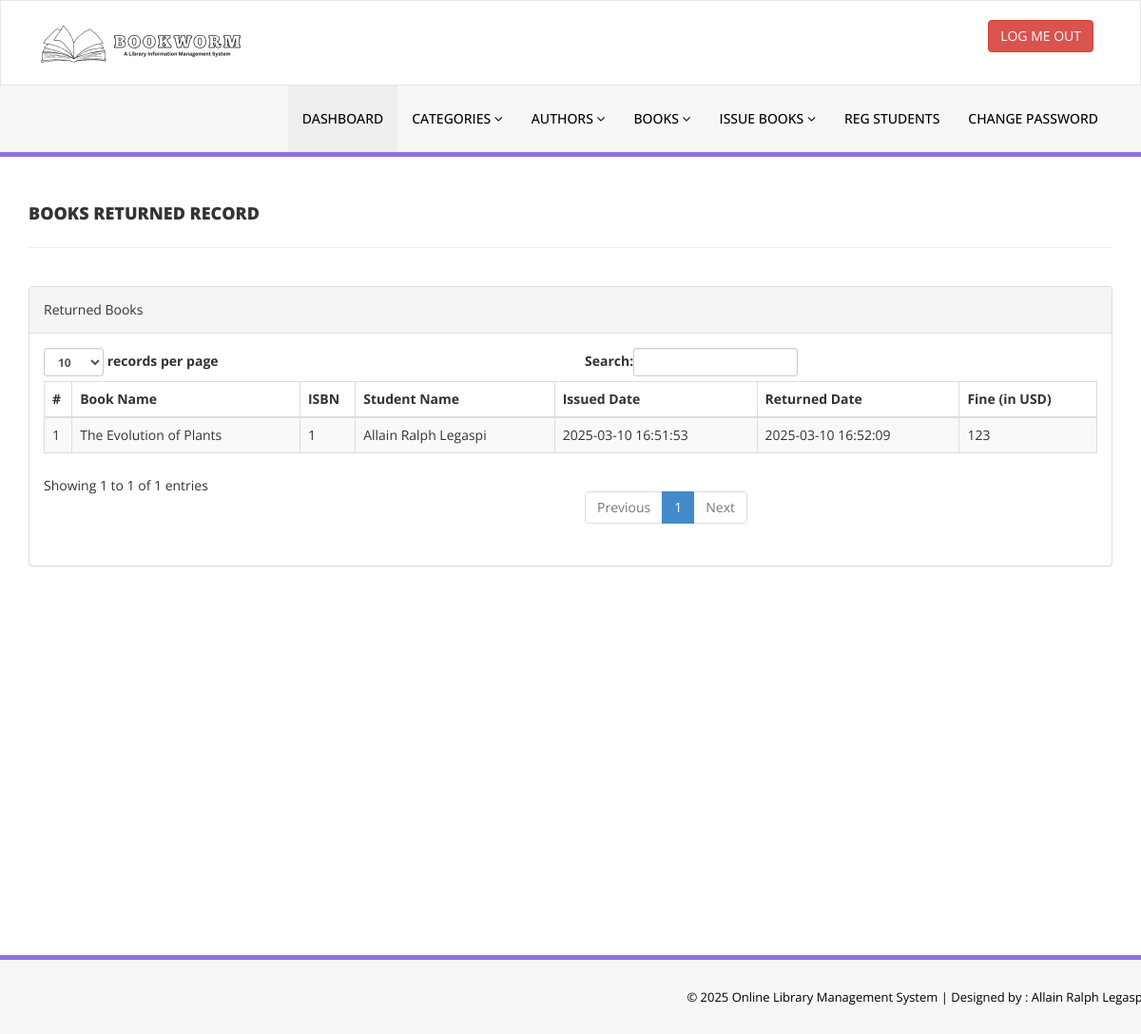
The page /admin/books-returned-record.php (signed in) on the database its author committed.
### tables this page shows
CREATE TABLE `tblissuedbookdetails` (
  `id` int(11) NOT NULL,
  `BookId` int(11) DEFAULT NULL,
  `StudentID` varchar(150) DEFAULT NULL,
  `IssuesDate` timestamp NULL DEFAULT current_timestamp(),
  `ReturnDate` timestamp NULL DEFAULT NULL ON UPDATE current_timestamp(),
  `RetrunStatus` int(1) DEFAULT NULL,
  `fine` int(11) DEFAULT NULL
);

CREATE TABLE `tblbooks` (
  `id` int(11) NOT NULL,
  `BookName` varchar(255) DEFAULT NULL,
  `CatId` int(11) DEFAULT NULL,
  `AuthorId` int(11) DEFAULT NULL,
  `ISBNNumber` int(11) DEFAULT NULL,
  `BookPrice` int(11) DEFAULT NULL,
  `RegDate` timestamp NULL DEFAULT current_timestamp(),
  `UpdationDate` timestamp NULL DEFAULT NULL ON UPDATE current_timestamp(),
  `Stock` int(11) DEFAULT 0
);

CREATE TABLE `tblstudents` (
  `id` int(11) NOT NULL,
  `StudentId` varchar(100) DEFAULT NULL,
  `FullName` varchar(120) DEFAULT NULL,
  `EmailId` varchar(120) DEFAULT NULL,
  `MobileNumber` char(11) DEFAULT NULL,
  `Password` varchar(120) DEFAULT NULL,
  `Status` int(1) DEFAULT NULL,
  `RegDate` timestamp NULL DEFAULT current_timestamp(),
  `UpdationDate` timestamp NULL DEFAULT NULL ON UPDATE current_timestamp()
);

### admin/books-returned-record.php (the view, shortened to what this page needs)
<?php
include('includes/config.php');
if (strlen($_SESSION['alogin']) == 0) {
    header('location:index.php');
} else {
?>
<!DOCTYPE html>
<html xmlns="http://www.w3.org/1999/xhtml">
<head>
    <link href="assets/css/bootstrap.css" rel="stylesheet" />
    <link href="assets/css/font-awesome.css" rel="stylesheet" />
    <link href="assets/css/style.css" rel="stylesheet" />
</head>
<body>
    <?php include('includes/header.php'); ?>
    <div class="content-wrapper">
        <div class="container">
            <div class="row pad-botm">
                <div class="col-md-12">
                    <h4 class="header-line">BOOKS RETURNED RECORD</h4>
                </div>
            </div>
            <div class="row">
                <div class="col-md-12">
                    <div class="panel panel-default">
                        <div class="panel-heading">
                            Returned Books
                        </div>
                        <div class="panel-body">
                            <div class="table-responsive">
                                <table class="table table-striped table-bordered table-hover" id="dataTables-example">
                                    <thead>
                                        <tr>
                                            <th>#</th>
                                            <th>Book Name</th>
                                            <th>ISBN</th>
                                            <th>Student Name</th>
                                            <th>Issued Date</th>
                                            <th>Returned Date</th>
                                            <th>Fine (in USD)</th>
                                        </tr>
                                    </thead>
                                    <tbody>
                                        <?php
                                        $status = 1;
                                        $sql = "SELECT tblbooks.BookName, tblbooks.ISBNNumber, tblstudents.FullName, tblissuedbookdetails.IssuesDate, tblissuedbookdetails.ReturnDate, tblissuedbookdetails.fine FROM tblissuedbookdetails JOIN tblbooks ON tblbooks.id=tblissuedbookdetails.BookId JOIN tblstudents ON tblstudents.StudentId=tblissuedbookdetails.StudentId WHERE tblissuedbookdetails.RetrunStatus=:status";
                                        $query = $dbh->prepare($sql);
                                        $query->bindParam(':status', $status, PDO::PARAM_STR);
                                        $query->execute();
                                        $results = $query->fetchAll(PDO::FETCH_OBJ);
                                        $cnt = 1;
                                        if ($query->rowCount() > 0) {
                                            foreach ($results as $result) { ?>
                                                <tr class="odd gradeX">
                                                    <td class="center"><?php echo htmlentities($cnt); ?></td>
                                                    <td class="center"><?php echo htmlentities($result->BookName); ?></td>
                                                    <td class="center"><?php echo htmlentities($result->ISBNNumber); ?></td>
                                                    <td class="center"><?php echo htmlentities($result->FullName); ?></td>
                                                    <td class="center"><?php echo htmlentities($result->IssuesDate); ?></td>
                                                    <td class="center"><?php echo htmlentities($result->ReturnDate); ?></td>
                                                    <td class="center"><?php echo htmlentities($result->fine); ?></td>
                                                </tr>
                                        <?php $cnt++;
                                            }
                                        } ?>
                                    </tbody>
                                </table>
                            </div>
                        </div>
                    </div>
                </div>
            </div>
        </div>
    </div>
    <?php include('includes/footer.php'); ?>
</body>
</html>
<?php } ?>

### admin/assets/css/style.css (style rules this page uses)
.content-wrapper { margin-top: 40px; min-height:800px; padding-bottom:90px; }
.header-line { font-weight:900; padding-bottom:25px; border-bottom:1px solid #eeeeee; text-transform:uppercase; }
.pad-botm { padding-bottom:30px; }

### rows shown on the page
tblissuedbookdetails: BookId.BookName "The Evolution of Plants", BookId.ISBNNumber "1", tblstudents.FullName "Allain Ralph Legaspi", IssuesDate "2025-03-10 16:51:53", ReturnDate "2025-03-10 16:52:09", fine "123"
